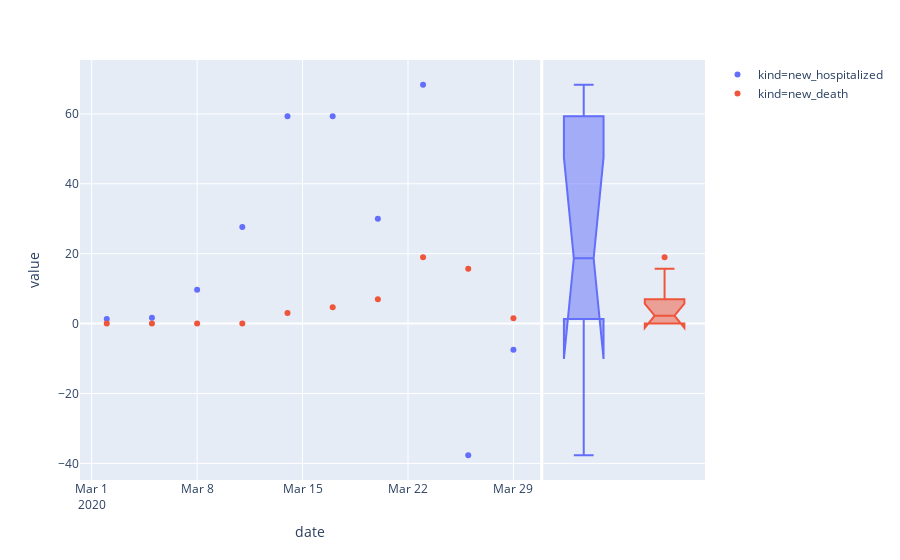

The code cell stored with this chart in its notebook:
### Code cell
df = (
    nyc_hosp_df.drop(
        columns=[col for col in nyc_hosp_df.columns if not "new" in col] + ["new_cases"]
    )
    .stack()
    .reset_index()
    .rename(columns={"level_1": "kind", 0: "value"})
)

fig = px.scatter(
    df,
    x="date",
    y="value",
    color="kind",
    marginal_y="box",
    # log_y=True,
)
fig.show()

### Figure 1 — Plotly figure (JSON) as saved in the notebook; plotly's stock layout.template omitted (floating-point values rounded to 4 significant figures)
{"data": [{"hoverlabel": {"namelength": 0}, "hovertemplate": "kind=new_hospitalized<br>date=%{x}<br>value=%{y}", "legendgroup": "kind=new_hospitalized", "marker": {"color": "#636efa", "symbol": "circle"}, "mode": "markers", "name": "kind=new_hospitalized", "showlegend": true, "type": "scatter", "x": ["2020-03-02T00:00:00", "2020-03-05T00:00:00", "2020-03-08T00:00:00", "2020-03-11T00:00:00", "2020-03-14T00:00:00", "2020-03-17T00:00:00", "2020-03-20T00:00:00", "2020-03-23T00:00:00", "2020-03-26T00:00:00", "2020-03-29T00:00:00"], "xaxis": "x", "y": [1.333, 1.667, 9.667, 27.67, 59.33, 59.33, 30, 68.33, -37.67, -7.5], "yaxis": "y"}, {"alignmentgroup": "True", "hoverlabel": {"namelength": 0}, "hovertemplate": "kind=new_hospitalized<br>value=%{y}", "legendgroup": "kind=new_hospitalized", "marker": {"color": "#636efa", "symbol": "circle"}, "name": "kind=new_hospitalized", "notched": true, "offsetgroup": "kind=new_hospitalized", "showlegend": false, "type": "box", "xaxis": "x2", "y": [1.333, 1.667, 9.667, 27.67, 59.33, 59.33, 30, 68.33, -37.67, -7.5], "yaxis": "y2"}, {"hoverlabel": {"namelength": 0}, "hovertemplate": "kind=new_death<br>date=%{x}<br>value=%{y}", "legendgroup": "kind=new_death", "marker": {"color": "#EF553B", "symbol": "circle"}, "mode": "markers", "name": "kind=new_death", "showlegend": true, "type": "scatter", "x": ["2020-03-02T00:00:00", "2020-03-05T00:00:00", "2020-03-08T00:00:00", "2020-03-11T00:00:00", "2020-03-14T00:00:00", "2020-03-17T00:00:00", "2020-03-20T00:00:00", "2020-03-23T00:00:00", "2020-03-26T00:00:00", "2020-03-29T00:00:00"], "xaxis": "x", "y": [0, 0, 0, 0, 3, 4.667, 7, 19, 15.67, 1.5], "yaxis": "y"}, {"alignmentgroup": "True", "hoverlabel": {"namelength": 0}, "hovertemplate": "kind=new_death<br>value=%{y}", "legendgroup": "kind=new_death", "marker": {"color": "#EF553B", "symbol": "circle"}, "name": "kind=new_death", "notched": true, "offsetgroup": "kind=new_death", "showlegend": false, "type": "box", "xaxis": "x2", "y": [0, 0, 0, 0, 3, 4.667, 7, 19, 15.67, 1.5], "yaxis": "y2"}], "layout": {"legend": {"tracegroupgap": 0}, "margin": {"t": 60}, "xaxis": {"anchor": "y", "domain": [0, 0.7363], "title": {"text": "date"}}, "xaxis2": {"anchor": "y2", "domain": [0.7413, 1], "matches": "x2", "showgrid": false, "showline": false, "showticklabels": false, "ticks": ""}, "yaxis": {"anchor": "x", "domain": [0, 1], "title": {"text": "value"}}, "yaxis2": {"anchor": "x2", "domain": [0, 1], "matches": "y", "showgrid": true, "showticklabels": false}}}
